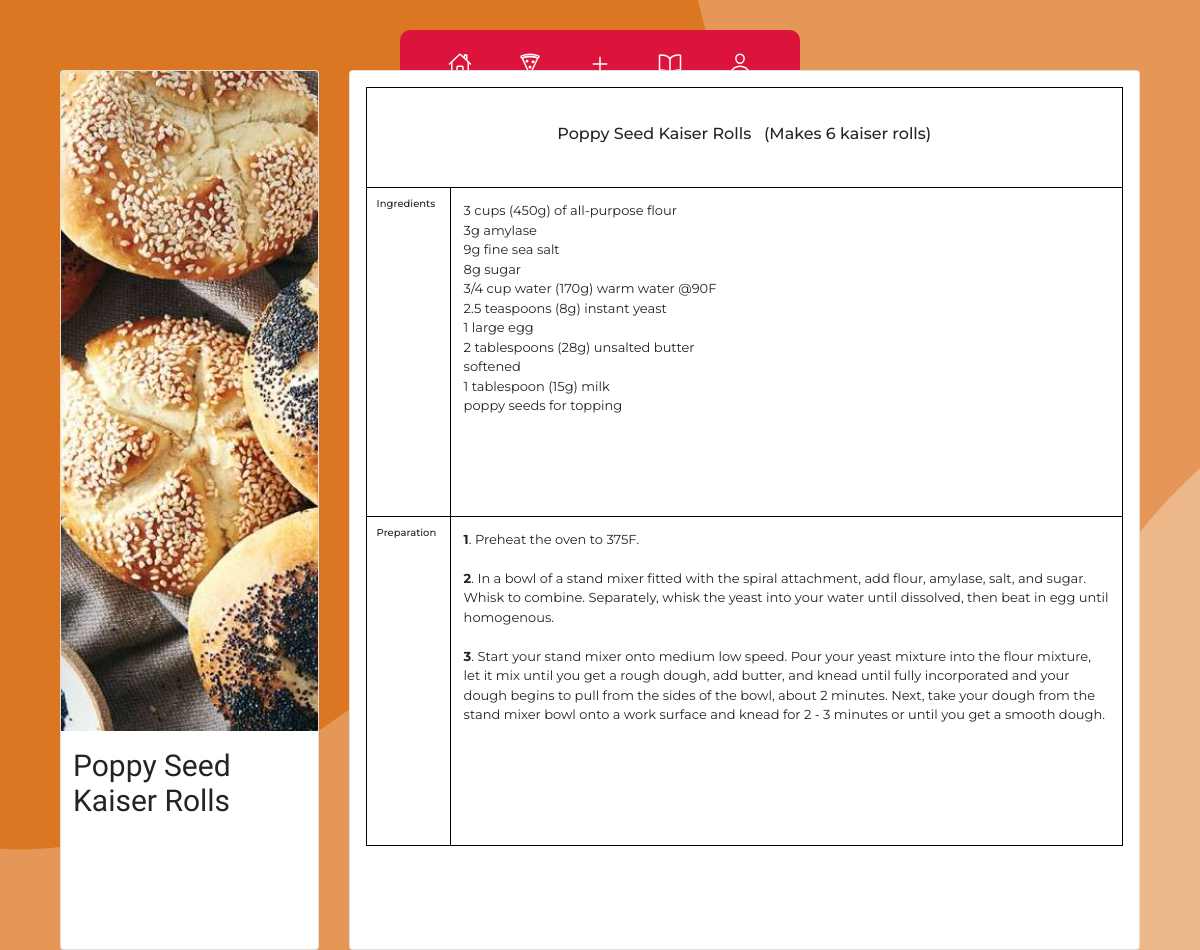
/Recipe/Poppy Seed Kaiser Rolls, run on the app's committed database.
### website/models.py (models this page shows, shortened)
class Recipe(db.Model):
    __tablename__ = 'Recipes'
    recipe_id = db.Column(db.Integer, primary_key=True)
    recipe_name = db.Column(db.Text, unique=False)
    recipe_notes = db.Column(db.Text, unique=False)
    difficulties_id = db.Column(db.Text, unique=False)
    cuisines_id = db.Column(db.Text, unique=False)
    courses_id = db.Column(db.Text, unique=False)
    diets_id = db.Column(db.Text, unique=False)
    ingredients_id = db.Column(db.Text, unique = False)
    instructions_id = db.Column(db.Text, unique=False)

### website/views.py (the view)
@views.route('/Recipe/<recipeid>', methods = ['GET'])
def ShowRecipe(recipeid):
    recipedata = Recipe.query.filter_by(recipe_name=recipeid).first()
    recipeimage = url_for('static', filename=f'/images/recipeImages/{str(recipedata.recipe_name)}.jpg')
    recipeingredients = recipedata.ingredients_id.split(",")
    regexCondition = r"(?:\r?\n){2,}"
    recipeinstructions = re.split(regexCondition,recipedata.instructions_id.strip())
    return render_template('RecipeTemplate.html', recipeid=recipeid,recipedata=recipedata,recipeimage=recipeimage,recipeingredients=recipeingredients,recipeinstructions=recipeinstructions)

### website/templates/RecipeTemplate.html (shortened to what this page needs)
{%extends "base.html"%}
{%block content%}
<head>
    <link rel="stylesheet" href="{{ url_for('static', filename='/css/recipeTemplate.css') }}">
</head>
<div class="container flex flex--center">
	<section class="card card--left flex flex--column">
		<figure class="card--left_figure">
			<img src={{ recipeimage}}>
		</figure>
		<h1>{{recipedata.recipe_name}}</h1>
	</section>
	<section class="card card--right">
		<div class="grid">
			<div class="header flex">
				<h2>{{recipedata.recipe_name}}</h2><br>
				<h3>({{recipedata.recipe_notes}})</h3>
			</div>
			<div class="ing--grid flex">
				<h2>Ingredients</h2>
				<ul class="ingredients">
					{%for ingredient in  recipeingredients%}
						<li>{{ingredient}}</li>
					{% endfor %}
				</ul>
			</div>
			<div class="preparation flex">
				<h2>Preparation</h2>
				<ol class="instructions">
				{% set ids = namespace(nrCrt=0) %}
					{%for instruction in recipeinstructions%}
					{% set ids.nrCrt = ids.nrCrt + 1 %}
					<li><b>{{ids.nrCrt}}</b>{{". "}}{{instruction}}</li>
					<br>
					{% endfor %}
				</ol>
			</div>
		</div>
	</section>
</div>
{%endblock%}

### website/static/css/main.css (style rules this page uses)
* { margin: 0; padding: 0; box-sizing: border-box; font-family: 'Montserrat', sans-serif; }

### website/static/css/recipeTemplate.css (style rules this page uses)
*, *::before, *::after { box-sizing: border-box; }
body { position: relative; margin: 0; padding: 0; width: 100%; height: 100vh; font-family: "Nobile", sans-serif; --cardWidth: 580px; --cardHeight: 880px; }
.container { padding-top: 30px; }
figure, h1, h2, p, ul, li, ol, h3, i { margin: 0; padding: 0; }
ul, ol { list-style-type: none; }
.flex { display: flex; }
.flex--center { justify-content: center; align-items: center; }
.flex--column { flex-direction: column; }
.container { width: 100%; height: 100%; }
.card { background: #fff; width: var(--cardWidth); height: var(--cardHeight); overflow: hidden; position: relative; }
.card + .card { margin-left: 30px; }
.card--right { width: calc(var(--cardWidth) * 3); }
.card--left_figure { height: 75%; }
.card--left_figure img { width: var(--cardWidth); height: calc(var(--cardHeight) * 0.75); object-fit: cover; }
.card--left h1 { width: 80%; font-size: 30px; padding: 0.6em 0.4em; line-height: 35px; font-family: "Martel", serif; }
.card--right { padding: 1rem; }
.grid { border: solid black; border-width: 1px 0px 0px 0px; display: grid; height: 100%; grid-template-columns: repeat(2, 1fr); grid-template-rows: 100px auto auto auto; }
.header { grid-column: 1/-1; grid-row: 1; border-bottom: 1px solid black; border-left: 1px solid black; border-right: 1px solid black; max-height: 100px; justify-content: center; padding-top: 30px; }
.header h2,h3 { font-size: 16px; padding: 0.4em; max-width: 300px; }
.ing--grid { grid-row: 2; grid-column: 1/-1; border-bottom: 1px solid black; border-right: 1px solid black; }
.ing--grid h2, .preparation h2 { font-size: 10px; padding: 1em; min-width: 85px; border-right: 1px solid black; border-left: 1px solid black; }
.ingredients, .instructions { font-size: 13px; padding: 1em; }
.preparation { grid-row: 3; grid-column: 1/-1; border-right: 1px solid black; border-bottom: 1px solid black; }

### data on the page
Recipe: recipe_name "Poppy Seed Kaiser Rolls", recipe_notes "Makes 6 kaiser rolls"

### other printed values
{{ ingredient }} "3 cups (450g) of all-purpose flour" "3g amylase" "9g fine sea salt" "8g sugar" "3/4 cup water (170g) warm water @90F" "2.5 teaspoons (8g) instant yeast" "1 large egg" "2 tablespoons (28g) unsalted butter" "softened" "1 tablespoon (15g) milk" "poppy seeds for topping"
{{ ids.nrCrt }} "1" "2" "3"
{{ ". " }} "." "." "."
{{ instruction }} "Preheat the oven to 375F."
